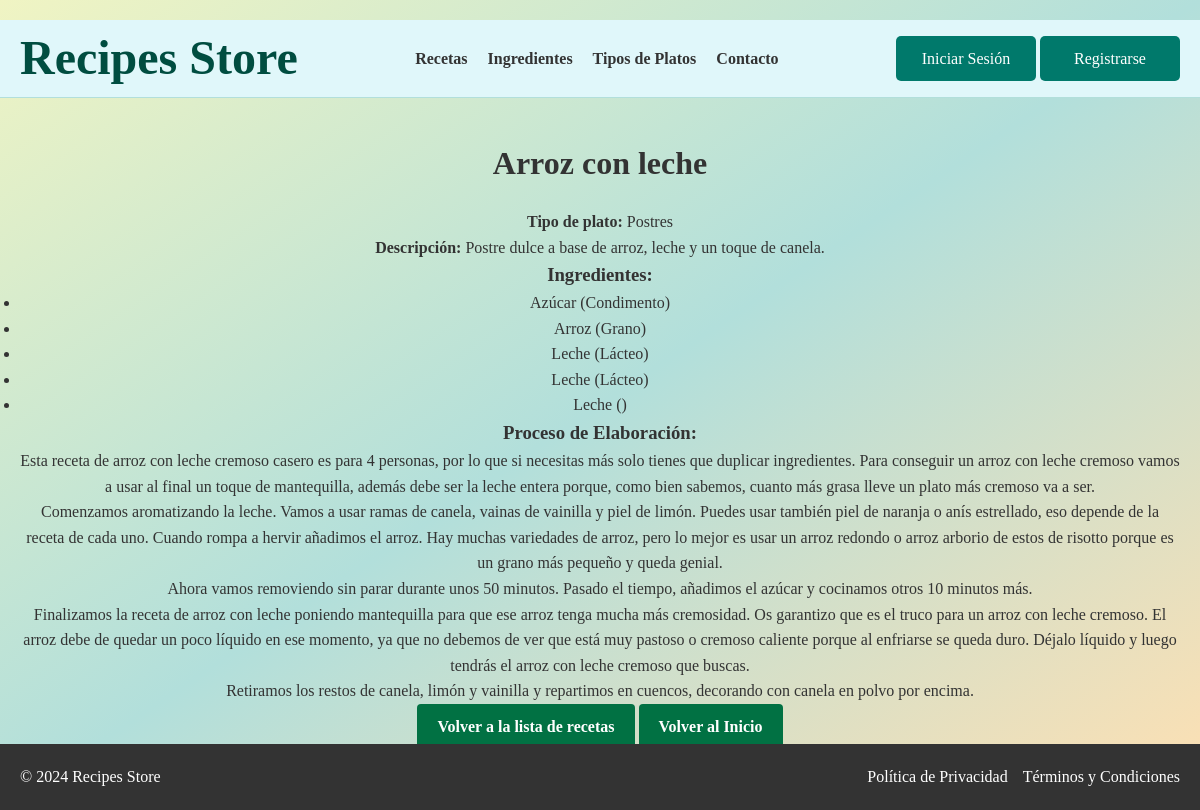
The app's page /recetas/4/, older data.
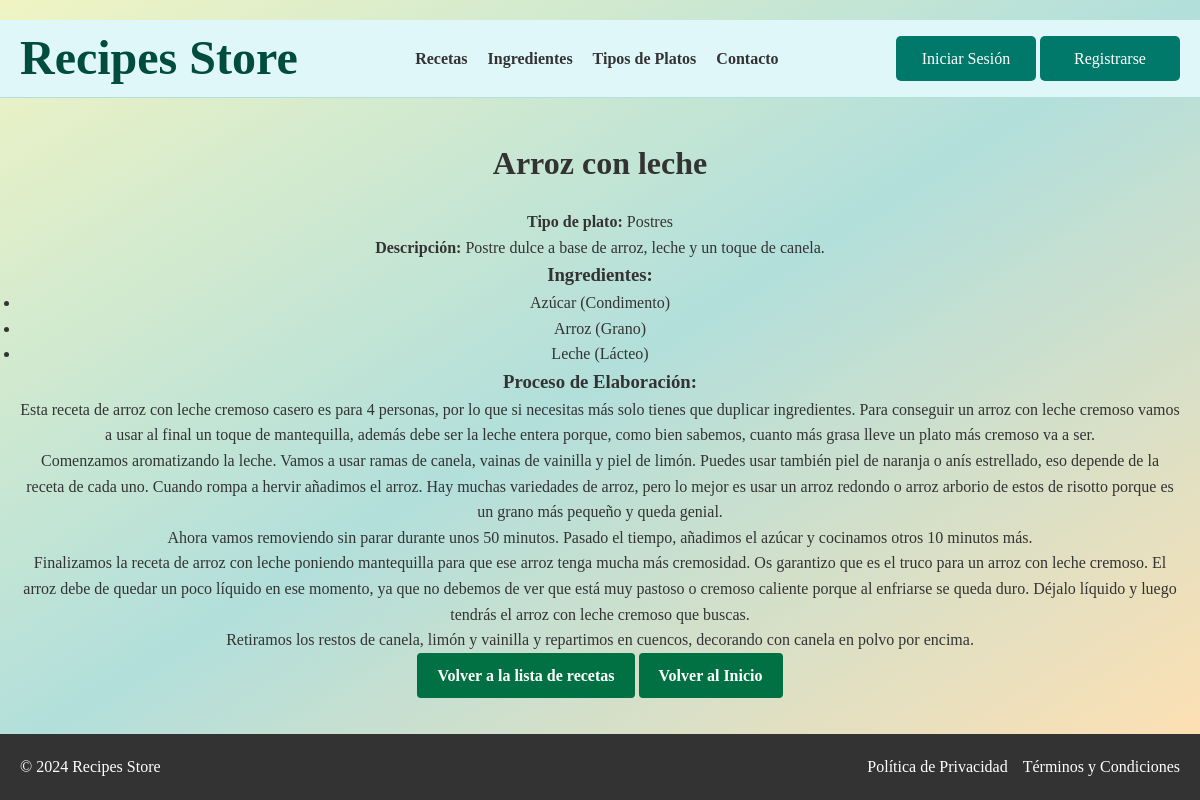
The same page, newer data.
### appRecetario/models.py (models this page shows, shortened)
class Receta(models.Model):
    nombre = models.CharField(max_length=100)
    tipo_plato = models.ForeignKey('TipoPlato', on_delete=models.CASCADE)
    ingredientes = models.ManyToManyField('Ingrediente')
    imagen = models.ImageField(upload_to='recetas/', blank=True, null=True)
    descripcion = models.TextField(blank=True, null=True)
    proceso = models.TextField(null=True, blank=True)

class TipoPlato(models.Model):
    nombre = models.CharField(max_length=100)
    descripcion = models.TextField()
    imagen = models.ImageField(upload_to='tipoPlato/', blank=True, null=True)

class Ingrediente(models.Model):
    nombre = models.CharField(max_length=100)
    categoria = models.CharField(max_length=100)
    descripcion = models.TextField(blank=True, null=True)
    imagen = models.ImageField(upload_to='ingredientes/', blank=True, null=True)

### appRecetario/views.py (the view)
# urls.py: path('recetas/<int:receta_id>/', views.detail_receta, name='detail_receta'),
def detail_receta(request, receta_id):
    receta = get_object_or_404(Receta, id=receta_id)
    proceso_en_parrafos = receta.proceso.split('\n')
    return render(request, 'recetas/detail.html', {'receta': receta, 'proceso_parrafos': proceso_en_parrafos})

### appRecetario/templates/recetas/detail.html (shortened to what this page needs)
{% extends 'base.html' %}
{% load static %}
{% block extrastyle %}
<link rel="stylesheet" href="{% static 'styleDetalles.css' %}">
{% endblock %}
{% block contenido %}
<h2>{{ receta.nombre }}</h2>
<p><strong>Tipo de plato:</strong> {{ receta.tipo_plato.nombre }}</p>
<p><strong>Descripción:</strong> {{ receta.descripcion }}</p>
<h3>Ingredientes:</h3>
<ul class="ingredient-list">
    {% for ingrediente in receta.ingredientes.all %}
    <li>{{ ingrediente.nombre }} ({{ ingrediente.categoria }})</li>
    {% empty %}
    <li>No hay ingredientes asociados a esta receta.</li>
    {% endfor %}
</ul>
<h3>Proceso de Elaboración:</h3>
<div class="recipe-process">
    {% for paragraph in proceso_parrafos %}
    <p>{{ paragraph }}</p>
    {% endfor %}
</div>
<a href="{% url 'list_recetas' %}" class="btn">Volver a la lista de recetas</a>
<a href="{% url 'index' %}" class="btn">Volver al Inicio</a>
{% endblock %}

### appRecetario/templates/base.html (shortened to what this page needs)
<!DOCTYPE html>
<html lang="es">
<head>
    {% load static %}
    <link rel="stylesheet" href="{% static 'style.css' %}">
    {% block extrastyle %}{% endblock %}
</head>
<body class="{% block body_class %}{% endblock %}">
    <header class="main-header">
        <div class="container">
            <div class="logo">
                <h1><a href="{% url 'index' %}">Recipes Store</a></h1>
            </div>
            <nav class="main-nav">
                <ul>
                    <li><a href="{% url 'list_recetas' %}">Recetas</a></li>
                    <li><a href="{% url 'list_ingredientes' %}">Ingredientes</a></li>
                    <li><a href="{% url 'list_tipos_plato' %}">Tipos de Platos</a></li>
                    <li><a href="{% url 'contacto' %}">Contacto</a></li>
                </ul>
            </nav>
            <div class="auth-buttons">
                {% if user.is_authenticated %}
                    <span>Bienvenido, {{ user.username }}</span>
                    <a href="{% url 'logout' %}" class="btn-logout">Cerrar Sesión</a>
                {% else %}
                    <a href="{% url 'login' %}" class="btn-login">Iniciar Sesión</a>
                    <a href="{% url 'register' %}" class="btn-signup">Registrarse</a>
                {% endif %}
            </div>
        </div>
    </header>
    <main class="main-content">
        {% block contenido %}
        {% endblock %}
    </main>
    <footer class="main-footer">
        <div class="container">
            <p>&copy; <span id="anyoMostrado"></span> Recipes Store</p>
            <ul>
                <li><a href="{% url 'politica_privacidad' %}">Política de Privacidad</a></li>
                <li><a href="{% url 'terminos_condiciones' %}">Términos y Condiciones</a></li>
            </ul>
        </div>
    </footer>
</body>
</html>

### appRecetario/static/style.css (style rules this page uses)
* { margin: 0; padding: 0; box-sizing: border-box; font-family: 'Georgia', serif; }
body { background-color: #F8F8F8; color: #333; line-height: 1.6; }
.main-header { background-color: #e0f7fa; border-bottom: 1px solid #b2dfdb; }
.main-header .container { display: flex; align-items: center; justify-content: space-between; max-width: 1200px; margin: 0 auto; padding: 0 20px; }
.main-header .logo h1 a { text-decoration: none; color: #004d40; font-size: 1.5em; font-weight: bold; }
.main-header .main-nav ul { list-style: none; display: flex; gap: 20px; }
.main-header .main-nav ul li a { text-decoration: none; color: #333; font-size: 1em; font-weight: bold; }
.auth-buttons .btn-login, .auth-buttons .btn-signup { display: inline-block; padding: 10px 20px; font-size: 1em; border-radius: 5px; text-decoration: none; color: white; width: 140px; text-align: center; }
.auth-buttons .btn-login { background-color: #00796b; }
.auth-buttons .btn-signup { background-color: #00796b; color: white; border: none; }
.main-content { max-width: 1200px; margin: 40px auto; padding: 0 20px; text-align: center; }
.main-content h2 { font-size: 2em; margin-bottom: 20px; color: #333; }
.btn { display: inline-block; padding: 10px 20px; background-color: #017143; color: white; border-radius: 4px; text-decoration: none; font-size: 1em; font-weight: bold; text-align: center; transition: background-color 0.3s ease; }
.main-footer { background-color: #333; color: white; padding: 20px 0; position: fixed; width: 100%; bottom: 0; left: 0; }
.main-footer .container { display: flex; justify-content: space-between; align-items: center; max-width: 1200px; margin: 0 auto; padding: 0 20px; }
.main-footer p { margin: 0; color: white; }
.main-footer ul { list-style: none; display: flex; gap: 15px; }
.main-footer ul li a { text-decoration: none; color: white; }
.btn-login { width: 100%; padding: 12px; background-color: #00796b; color: white; border: none; border-radius: 4px; cursor: pointer; font-size: 1em; transition: background-color 0.3s ease; }
body { background: linear-gradient(to bottom right, #f0f4c3, #b2dfdb, #ffe0b2); padding: 20px 0; }

Row changes from the older to the newer data that the page shows:
removed Ingrediente: nombre "Leche", categoria "Lácteo"
removed Ingrediente: nombre "Leche"
